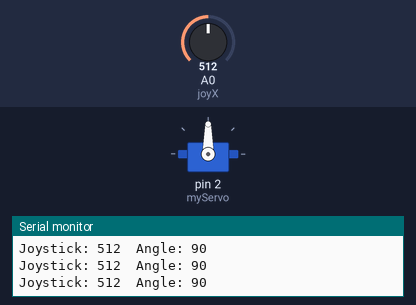
This sketch was run on a simulated Arduino Uno, built with avr-gcc and run on an emulated ATmega328P. Shown: servo, the last lines printed to the serial monitor. The test bench sets the inputs (shaded band); at power-on: A0 (joyX) = 512.

Above: at 1.2 s.
1.3 s: A0 (joyX) set to 105
At 2.5 s:
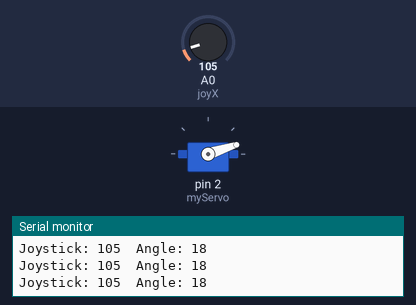
2.8 s: A0 (joyX) set to 90
At 4.0 s:
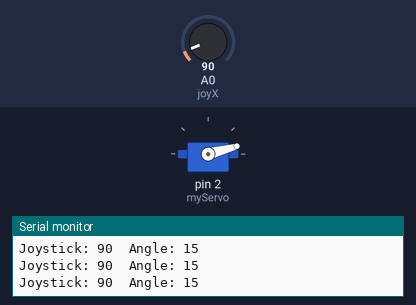
4.3 s: A0 (joyX) set to 122
At 5.5 s:
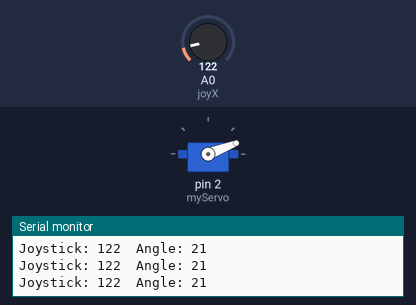
5.8 s: A0 (joyX) set to 306
At 6.4 s:
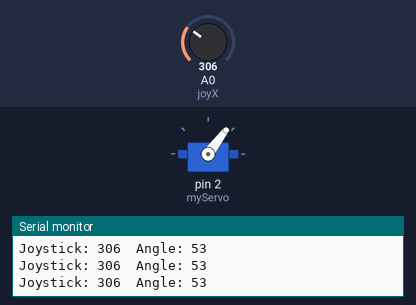
7.3 s: A0 (joyX) set to 988
At 8.1 s:
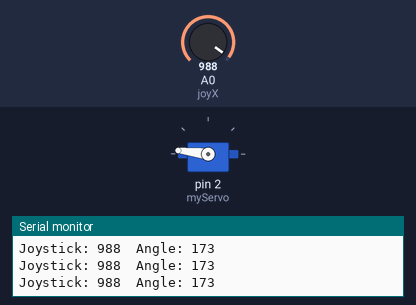
8.8 s: A0 (joyX) set to 1015
At 10.0 s:
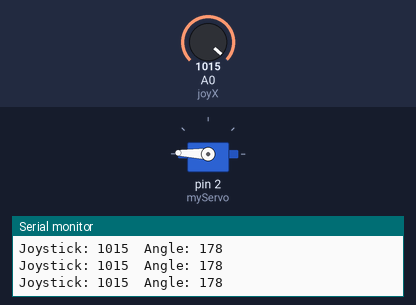
Timing chart, 0 to 11.3 s (numbered marks = the images above; inputs shaded):
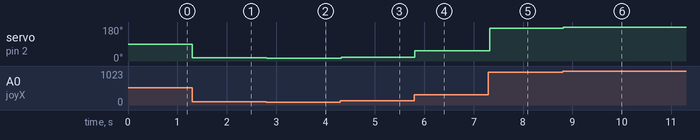

The sketch:

joystick_servo.ino
```cpp
#include <Servo.h>   // Include Servo library

Servo myServo;       // Create servo object

const int joyX = A0; // Joystick X-axis connected to A0
int joyValue;        // Variable to store joystick value
int angle;           // Variable to store mapped angle

void setup() {
  myServo.attach(2);   // Attach servo signal pin to digital pin 2
  Serial.begin(9600);  // Start serial monitor (optional for debugging)
}

void loop() {
  // Read joystick value (0 to 1023)
  joyValue = analogRead(joyX);

  // Map joystick value to servo angle (0° to 180°)
  angle = map(joyValue, 0, 1023, 0, 180);

  // Move servo to the mapped angle
  myServo.write(angle);

  // Print values for debugging (optional)
  Serial.print("Joystick: ");
  Serial.print(joyValue);
  Serial.print("  Angle: ");
  Serial.println(angle);

  delay(15); // Small delay for smooth movement
}
```

Measured:
- after the input at 1.3 s, servo on pin 2 (myServo): 90° → 18° at once
- after the input at 2.8 s, servo on pin 2 (myServo): 18° → 15° at once
- after the input at 4.3 s, servo on pin 2 (myServo): 15° → 21° at once
- after the input at 5.8 s, servo on pin 2 (myServo): 21° → 53° at once
- after the input at 7.3 s, servo on pin 2 (myServo): 53° → 173° at once
- after the input at 8.8 s, servo on pin 2 (myServo): 173° → 178° at once
